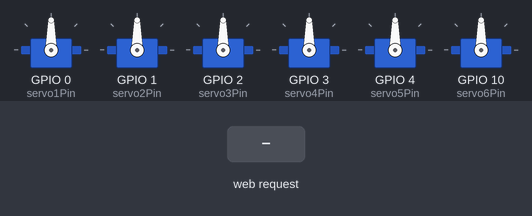
The sketch below on a simulated ESP32. On the bench: 6 × servo. The inputs (shaded band) are chosen by the test bench. WiFi joins after 1.5 s; servers stay silent unless stated; what the sketch prints to the serial monitor is not drawn.

Above: at 3.2 s.
3.3 s: HTTP request GET /servo1?value=1 received
At 4.3 s:
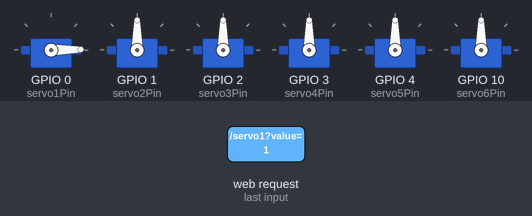
4.8 s: HTTP request GET /servo1?value=120 received
At 5.5 s:
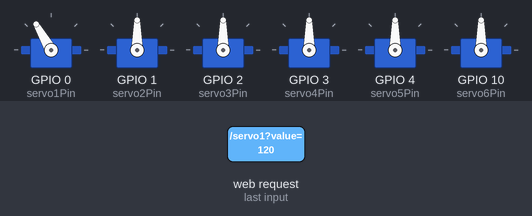
6.3 s: HTTP request GET /servo2?value=1 received
At 6.6 s:
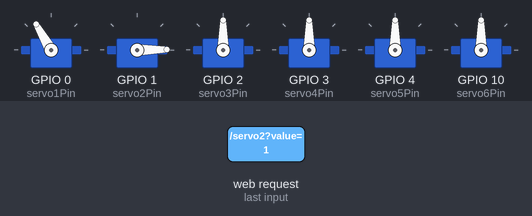
7.8 s: HTTP request GET /servo1?value=0 received
At 9.0 s:
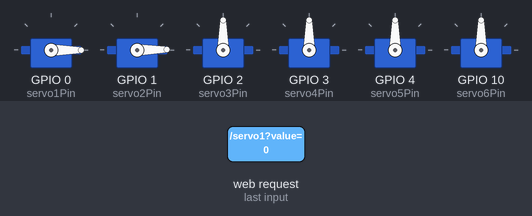
9.3 s: HTTP request GET /servo2?value=120 received
At 10.1 s:
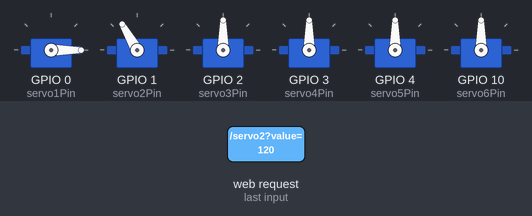
10.8 s: HTTP request GET /servo3?value=1 received
At 11.3 s:
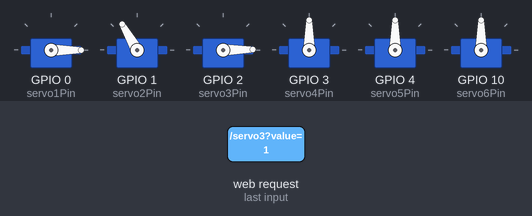
Timing chart, 0 to 13.3 s (numbered marks = the images above; inputs shaded):
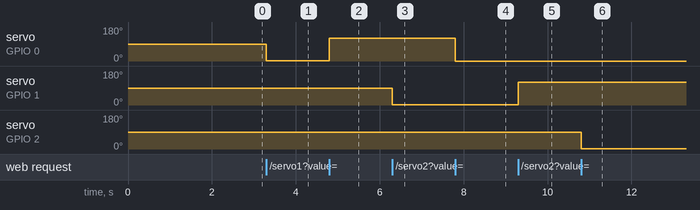

Measured:
- after the input at 3.3 s, servo on GPIO 0 (servo1Pin): 90° → 1° at once
- after the input at 4.8 s, servo on GPIO 0 (servo1Pin): 1° → 120° at once
- after the input at 6.3 s, servo on GPIO 1 (servo2Pin): 90° → 1° at once
- after the input at 7.8 s, servo on GPIO 0 (servo1Pin): 120° → 0° at once
- after the input at 9.3 s, servo on GPIO 1 (servo2Pin): 1° → 120° at once
- after the input at 10.8 s, servo on GPIO 2 (servo3Pin): 90° → 1° at once

The sketch:

bratV0.ino
```cpp
#include <WiFi.h>
#include <WebServer.h>
#include <ESP32Servo.h>

// Configurare WiFi
const char* ssid = "Tenda_E2CC60";
const char* password = "feelagain755";

// Creare obiecte Servo
Servo servo1;
Servo servo2;
Servo servo3;
Servo servo4;
Servo servo5;
Servo servo6;

// Pinii pentru servomotoare
int servo1Pin = 0;
int servo2Pin = 1;
int servo3Pin = 2;
int servo4Pin = 3;
int servo5Pin = 4;
int servo6Pin = 10;

// Variabile pentru poziția servomotoarelor
int servo1Pos = 90;
int servo2Pos = 90;
int servo3Pos = 90;
int servo4Pos = 90;
int servo5Pos = 90;
int servo6Pos = 90;

// Creare server web
WebServer server(80);

// Pagina HTML cu slider-uri
const char index_html[] PROGMEM = R"rawliteral(
<!DOCTYPE HTML>
<html>
<head>
  <title>Control Brat Robotic</title>
  <style>
    .slider { width: 100%; }
  </style>
</head>
<body>
  <h1>Control Brat Robotic</h1>
  <p>Servo 1: <input type="range" min="0" max="360" value="90" class="slider" id="servo1"></p>
  <p>Servo 2: <input type="range" min="0" max="180" value="90" class="slider" id="servo2"></p>
  <p>Servo 3: <input type="range" min="0" max="180" value="90" class="slider" id="servo3"></p>
  <p>Servo 4: <input type="range" min="0" max="180" value="90" class="slider" id="servo4"></p>
  <p>Servo 5: <input type="range" min="0" max="360" value="90" class="slider" id="servo5"></p>
  <p>Servo 6: <input type="range" min="0" max="180" value="90" class="slider" id="servo6"></p>
  <script>
    document.getElementById("servo1").oninput = function() {
      fetch("/servo1?value=" + this.value);
    }
    document.getElementById("servo2").oninput = function() {
      fetch("/servo2?value=" + this.value);
    }
    document.getElementById("servo3").oninput = function() {
      fetch("/servo3?value=" + this.value);
    }
    document.getElementById("servo4").oninput = function() {
      fetch("/servo4?value=" + this.value);
    }
    document.getElementById("servo5").oninput = function() {
      fetch("/servo5?value=" + this.value);
    }
    document.getElementById("servo6").oninput = function() {
      fetch("/servo6?value=" + this.value);
    }
  </script>
</body>
</html>
)rawliteral";

void setup() {
  // Inițializare Serial
  Serial.begin(115200);

  // Conectare la WiFi
  WiFi.begin(ssid, password);
  while (WiFi.status() != WL_CONNECTED) {
    delay(1000);
    Serial.println("Conectare la WiFi...");
  }
  Serial.println("Conectat la WiFi");
  Serial.println(WiFi.localIP());

  // Atasare servomotoare la pini
  servo1.attach(servo1Pin);
  servo2.attach(servo2Pin);
  servo3.attach(servo3Pin);
  servo4.attach(servo4Pin);
  servo5.attach(servo5Pin);
  servo6.attach(servo6Pin);

  // Setare poziții inițiale
  servo1.write(servo1Pos);
  servo2.write(servo2Pos);
  servo3.write(servo3Pos);
  servo4.write(servo4Pos);
  servo5.write(servo5Pos);
  servo6.write(servo6Pos);

  // Configurare rute server web
  server.on("/", HTTP_GET, []() {
    server.send_P(200, "text/html", index_html);
  });

  server.on("/servo1", HTTP_GET, []() {
    if (server.hasArg("value")) {
      servo1Pos = server.arg("value").toInt();
      servo1.write(servo1Pos);
    }
    server.send(200, "text/plain", "OK");
  });

  server.on("/servo2", HTTP_GET, []() {
    if (server.hasArg("value")) {
      servo2Pos = server.arg("value").toInt();
      servo2.write(servo2Pos);
    }
    server.send(200, "text/plain", "OK");
  });

  server.on("/servo3", HTTP_GET, []() {
    if (server.hasArg("value")) {
      servo3Pos = server.arg("value").toInt();
      servo3.write(servo3Pos);
    }
    server.send(200, "text/plain", "OK");
  });

  server.on("/servo4", HTTP_GET, []() {
    if (server.hasArg("value")) {
      servo4Pos = server.arg("value").toInt();
      servo4.write(servo4Pos);
    }
    server.send(200, "text/plain", "OK");
  });

  server.on("/servo5", HTTP_GET, []() {
    if (server.hasArg("value")) {
      servo5Pos = server.arg("value").toInt();
      servo5.write(servo5Pos);
    }
    server.send(200, "text/plain", "OK");
  });

  server.on("/servo6", HTTP_GET, []() {
    if (server.hasArg("value")) {
      servo6Pos = server.arg("value").toInt();
      servo6.write(servo6Pos);
    }
    server.send(200, "text/plain", "OK");
  });

  // Pornire server
  server.begin();
}

void loop() {
  server.handleClient();
}
```
